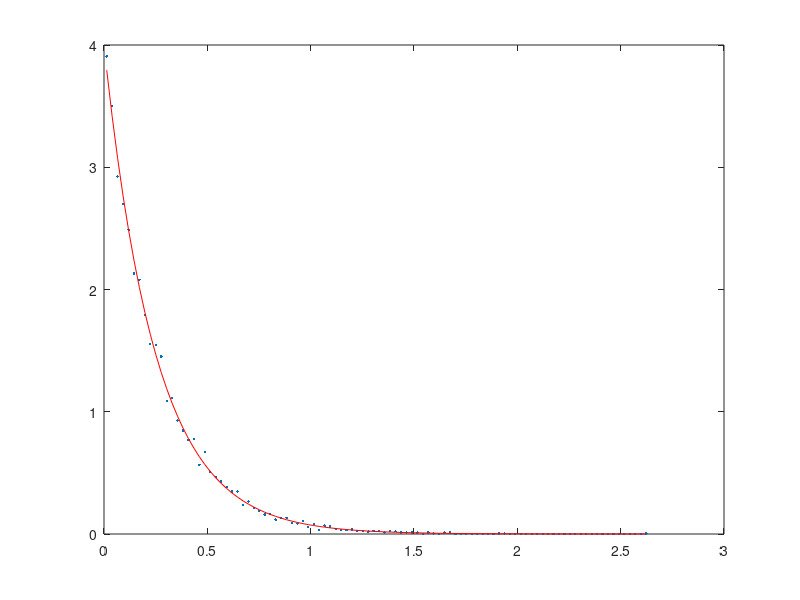

Recreate this plot in MATLAB.
clear all;
close all;

M = 10000;

for m = 1:M,
    H = (randn(4,4)+1i*randn(4,4))/sqrt(2);
    l_min(m) = min(eig(H*H'));
end

[pdf,X] = hist(l_min,100)
pdf = pdf/sum(pdf*(X(2)-X(1)));
pdf_theoretical = 4*exp(-4*X);
plot(X,pdf,'.')
hold on
plot(X,pdf_theoretical,'r');